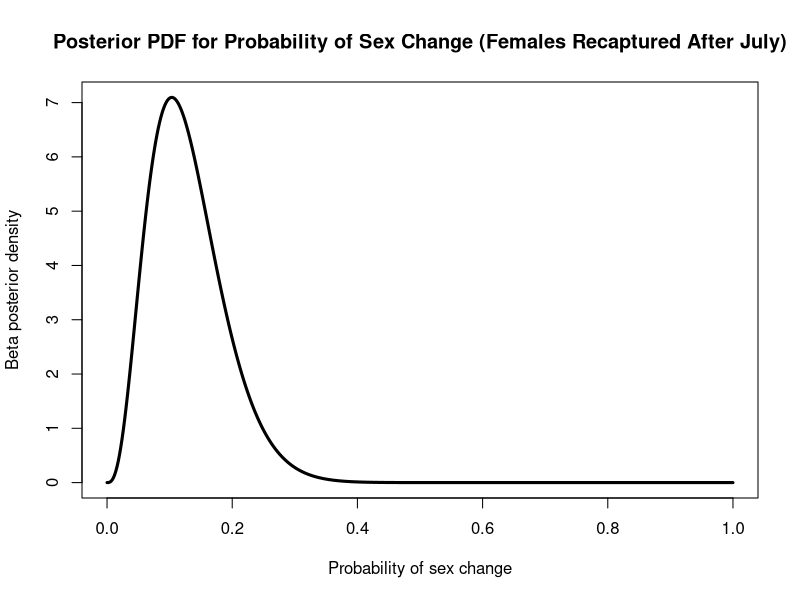
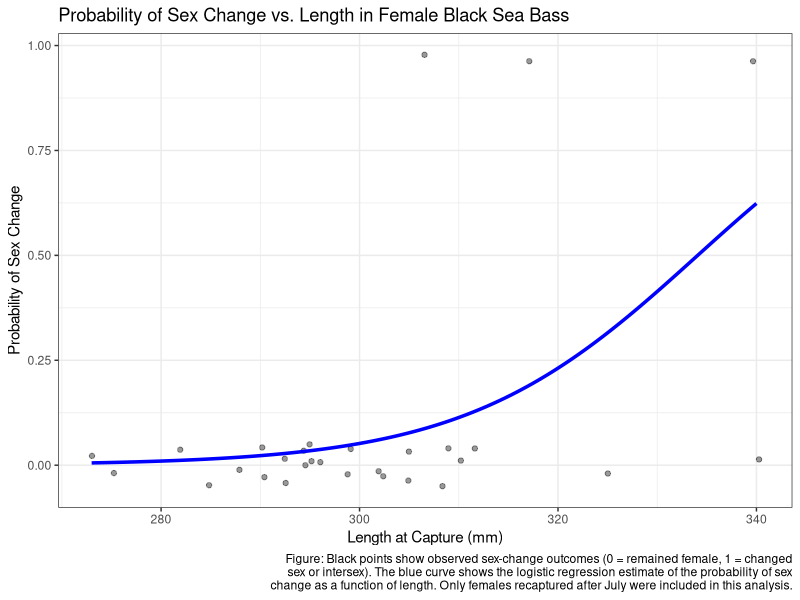

Here is the R script that generated these plots, in order:
###################
### Homework 12 ###
###################

# Group members: Keeley Kuru, Joey Munoz
# Date: 11/18/25

# ===== Objective 1 ===== # 
# Objective 1a
library(tidyverse)
library(lubridate)
library(readxl)

# Load data
bsb <- read_xlsx("BSB_tagging_data.xlsx") 

# Convert dates and extract month; create month_recap column
bsb <- bsb %>%
  mutate(Date_at_recapture = as.Date(Date_at_recapture), # as.Date converts to date format
         month_recap = month(Date_at_recapture)) # extract month from recapture date

# Keep only those recaptured after July (i.e., month >= 8)
bsb_afterJuly <- bsb %>% filter(month_recap >= 8) 

# Keep only individuals that were female at capture 
females <- bsb_afterJuly %>% filter(Sex_at_capture == "F") 

# Identify individuals that changed sex
females <- females %>% 
  mutate(changed = ifelse(Sex_at_recapture %in% c("M", "I"), 1, 0)) # 1 if changed, 0 if not

# Count
n_changed <- sum(females$changed, na.rm = TRUE) 
n_total   <- nrow(females)

n_changed; n_total 

alpha <- 1 + n_changed               # number of successes
beta  <- 1 + (n_total - n_changed)  # number of failures

x <- seq(0, 1, length.out = 500) # x values for plotting the posterior density; length.out is number of points

pdf_vals <- dbeta(x, alpha, beta) # posterior density values

plot(x, pdf_vals, type = "l", lwd = 3,
     xlab = "Probability of sex change",
     ylab = "Beta posterior density",
     main = "Posterior PDF for Probability of Sex Change (Females Recaptured After July)")

# Objective 1b
# 95% credible interval
lower <- qbeta(0.025, alpha, beta) # lower bound
upper <- qbeta(0.975, alpha, beta) # upper bound 

c(lower, upper)


# ===== Objective 2 ===== #
# Objective 2a
# Does length influence probability of sex change?
model <- glm(changed ~ Length_at_capture,
             data = females,
             family = binomial)

summary(model)
# Length significantly influences the probability of sex change for females recaptured after July.
# The p-value = 0.0416, which is < 0.05,
# Therefore: longer females are more likely to change sex.

# Objective 2b
# How much do log-odds change per mm of length?
coef_length <- coef(model)["Length_at_capture"] # coef_length extracts the coefficient for Length_at_capture
coef_length
# For every 1-mm increase in length, the log-odds of sex change increase by 0.0853.

# Objective 2c
library(ggplot2)

# Create a sequence of lengths to predict over
new_lengths <- data.frame(
  Length_at_capture = seq(
    min(females$Length_at_capture, na.rm = TRUE),
    max(females$Length_at_capture, na.rm = TRUE),
    length.out = 200
  )
)

# Get predicted probabilities from the model
new_lengths$predicted_prob <- predict(
  model,
  newdata = new_lengths,
  type = "response"   # converts log-odds to probability
)

# Plot observed data + model-estimated curve
ggplot(females, aes(x = Length_at_capture, y = changed)) +
  geom_jitter(width = 0.5, height = 0.05, alpha = 0.4) + # jittered points for observed data
  geom_line(
    data = new_lengths,
    aes(x = Length_at_capture, y = predicted_prob),
    size = 1.2,
    color = "blue"
  ) + 
  labs(
    x = "Length at Capture (mm)",
    y = "Probability of Sex Change",
    title = "Probability of Sex Change vs. Length in Female Black Sea Bass",
    caption = "Figure: Black points show observed sex-change outcomes (0 = remained female, 1 = changed\nsex or intersex). The blue curve shows the logistic regression estimate of the probability of sex\nchange as a function of length. Only females recaptured after July were included in this analysis."
  ) +
  theme_bw()
# Figure explanation:
# The blue curve shows the model’s prediction of sex-change probability as length increases.
# Since the slope was positive and significant (p = 0.0416), the curve should slope upward, meaning
# larger females are more likely to transition.
